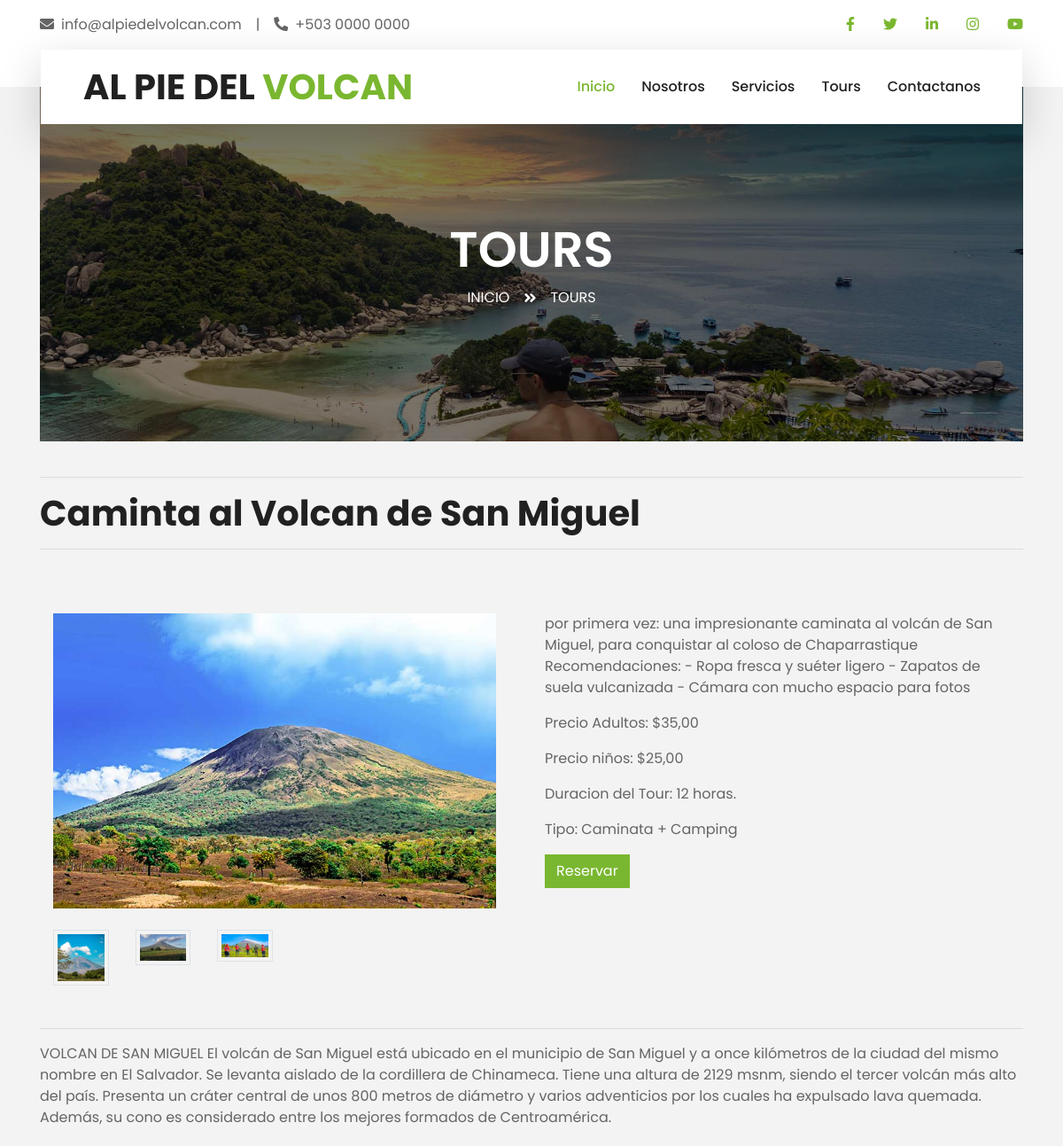
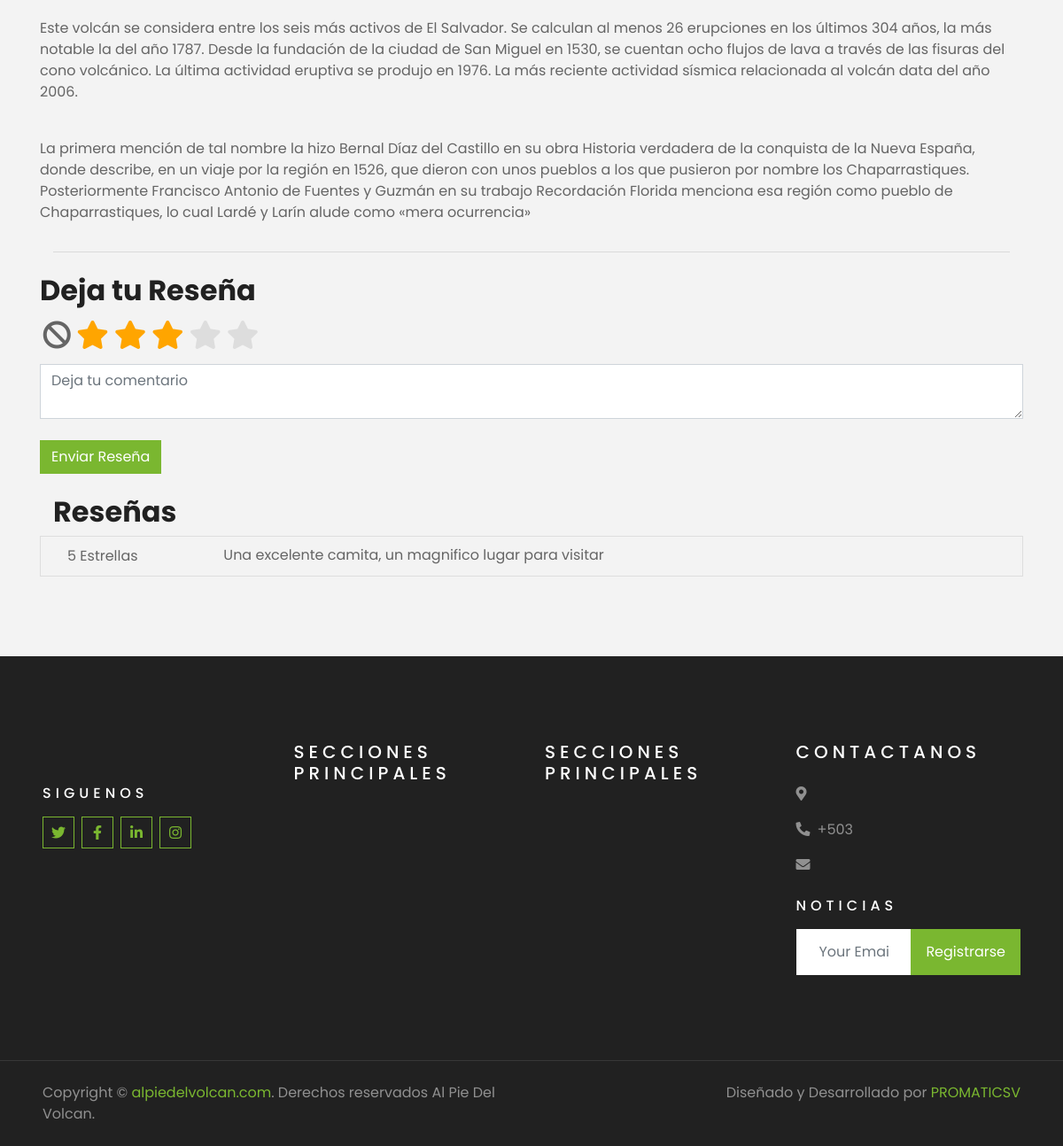
/tours/tour/1/, run on the app's committed database (2 pictures, top to bottom).
### Tours/models.py (models this page shows, shortened)
class Tour(models.Model):
    titulo = models.CharField(max_length=50, unique=True)
    descripcion = models.TextField()
    descripcion1 = models.TextField()
    descripcion2 = models.TextField()
    precio_adulto = models.DecimalField(max_digits=10, decimal_places=2)
    precio_nino = models.DecimalField(max_digits=10, decimal_places=2)
    duracion = models.PositiveIntegerField()
    iva = models.BooleanField(default=False)
    incluye_tour = models.TextField()
    imagen = models.ImageField(upload_to='tours')
    tipo_tour = models.ForeignKey(TipoTour, on_delete=models.SET_NULL, null=True, blank=True)
    imagenes = models.ManyToManyField('ImagenTour', related_name='tours')
    def obtener_imagen_principal(self):
        return self.imagen.url

class ImagenTour(models.Model):
    imagen = models.ImageField(upload_to='tours/%Y/%m/%d/')
    class Meta:
        verbose_name_plural = "Imágenes de Tours"

class TipoTour(models.Model):
    nombre = models.CharField(max_length=20)
    def __str__(self):
        return self.nombre

class Resena(models.Model):
    tour = models.ForeignKey(Tour, related_name='resenas', on_delete=models.CASCADE)
    estrellas = models.PositiveIntegerField()
    comentario = models.TextField()

### Tours/views.py (the view, shortened to what this page needs)
# urls.py: path('tour/<int:tour_id>/', views.tour_detail, name='tour_detail'),
def tour_detail(request, tour_id):
    tour = Tour.objects.get(pk=tour_id)
    resenas = Resena.objects.filter(tour=tour)
    imagenes = [tour.imagen] + list(tour.imagenes.all())
    return render(request, 'detail_tours.html', {'tour': tour, 'imagenes': imagenes, 'resenas': resenas})

### Tours/templates/detail_tours.html (shortened to what this page needs)
{% extends "base.html" %}
{% block content %}
<div class="container-fluid page-header">
    <div class="container">
        <div class="d-flex flex-column align-items-center justify-content-center" style="min-height: 400px">
            <h3 class="display-4 text-white text-uppercase">Tours</h3>
            <div class="d-inline-flex text-white">
                <p class="m-0 text-uppercase"><a class="text-white" href="">Inicio</a></p>
                <i class="fa fa-angle-double-right pt-1 px-3"></i>
                <p class="m-0 text-uppercase">Tours</p>
            </div>
        </div>
    </div>
</div>
<br>
<hr>
<h1>{{ tour.titulo }}</h1>
<hr>
<div class="container mt-5">
    <div class="row">
        <div class="col-md-6">
            <div class="mt-4">
                <img src="{{ tour.obtener_imagen_principal }}" alt="Imagen del Tour" class="img-fluid" id="imagen-principal" style="max-width: 500px;">
            </div>
            <div class="mt-4">
                <div class="row">
                    {% for imagen in tour.imagenes.all %}
                        <div class="col-2 mb-2">
                            <img src="{{ imagen.imagen.url }}" alt="Miniatura" class="img-thumbnail imagen-miniatura" data-imagen="{{ imagen.imagen.url }}" style="max-width: 100%;">
                        </div>
                    {% endfor %}
                </div>
            </div>
        </div>
        <div class="col-md-6">
            <div class="mt-4">
                <p>{{ tour.incluye_tour }}</p>
                <p>Precio Adultos: ${{ tour.precio_adulto }}</p>
                <p>Precio niños: ${{ tour.precio_nino }}</p>
                <p>Duracion del Tour: {{ tour.duracion }} horas.</p>
                <p>Tipo: {{ tour.tipo_tour }}</p>
                <a href="{% url 'reservar_tour' tour_id=tour.id %}" class="btn btn-primary">Reservar</a>
            </div>
        </div>
        <div class="mt-4">
            <hr>
            <p>{{ tour.descripcion }}</p>
            <br>
            <p>{{ tour.descripcion1 }}</p>
            <br>
            <p>{{ tour.descripcion2 }}</p>
        </div>
    </div>
    <hr>
</div>
<div class="mt-4">
    <h2>Deja tu Reseña</h2>
    <form method="post" action="{% url 'tour_detail' tour_id=tour.id %}">
        <div id="full-stars-example-two" class="rating-group">
        <div id="full-stars-example-two" class="rating-group">
              <label aria-label="No rating" class="rating__label" for="rating-none"><i class="rating__icon rating__icon--none fa fa-ban"></i></label>
              <label aria-label="1 star" class="rating__label" for="rating-1"><i class="rating__icon rating__icon--star fa fa-star"></i></label>
              <label aria-label="2 stars" class="rating__label" for="rating-2"><i class="rating__icon rating__icon--star fa fa-star"></i></label>
              <label aria-label="3 stars" class="rating__label" for="rating-3"><i class="rating__icon rating__icon--star fa fa-star"></i></label>
              <label aria-label="4 stars" class="rating__label" for="rating-4"><i class="rating__icon rating__icon--star fa fa-star"></i></label>
              <label aria-label="5 stars" class="rating__label" for="rating-5"><i class="rating__icon rating__icon--star fa fa-star"></i></label>
        </div>
        </div>
        <textarea name="comentario" class="form-control" placeholder="Deja tu comentario"></textarea>
        <br>
        <button type="submit" class="btn btn-primary">Enviar Reseña</button>
    </form>
</div>
<div class="container mt-4">
    <h2>Reseñas</h2>
    {% for resena in resenas %}
        <div class="reseña-container row">
            <div class="col-md-2">
                {{ resena.estrellas }} Estrellas
            </div>
            <div class="col-md-10 reseña-comentario">
                {{ resena.comentario }}
            </div>
        </div>
    {% endfor %}
</div>
{% endblock content %}

### Tours/templates/detail_tours.html (style rules this page uses)
#full-stars-example-two .rating-group { display: inline-flex; }
#full-stars-example-two .rating__icon { pointer-events: none; }
#full-stars-example-two .rating__label { cursor: pointer; padding: 0 0.1em; font-size: 2rem; }
#full-stars-example-two .rating__icon--star { color: orange; }
#full-stars-example-two .rating__input:checked ~ .rating__label .rating__icon--star { color: #ddd; }
.reseña-container { margin-bottom: 20px; border: 1px solid #ddd; padding: 10px; }
.reseña-comentario { font-size: 16px; line-height: 1.4; }

### data on the page
Tour: titulo "Caminta al Volcan de San Miguel", obtener_imagen_principal (picture), incluye_tour "por primera vez: una impresionante caminata al volcán de San Miguel, para conquistar al coloso de Chaparrastique Recomendaciones: - Ropa fresca y suéter ligero - Zapatos de suela vulcanizada - Cámara con mucho espacio para fotos", precio_adulto "35,00", precio_nino "25,00", duracion "12", tipo_tour "Caminata + Camping", descripcion "VOLCAN DE SAN MIGUEL El volcán de San Miguel está ubicado en el municipio de San Miguel y a once kilómetros de la ciudad del mismo nombre en El Salvador. Se levanta aislado de la cordillera de Chinameca. Tiene una altura de 2129 msnm, siendo el tercer volcán más alto del país. Presenta un cráter central de unos 800 metros de diámetro y varios adventicios por los cuales ha expulsado lava quemada. Además, su cono es considerado entre los mejores formados de Centroamérica.", descripcion1 "Este volcán se considera entre los seis más activos de El Salvador. Se calculan al menos 26 erupciones en los últimos 304 años, la más notable la del año 1787. Desde la fundación de la ciudad de San Miguel en 1530, se cuentan ocho flujos de lava a través de las fisuras del cono volcánico. La última actividad eruptiva se produjo en 1976. La más reciente actividad sísmica relacionada al volcán data del año 2006.", descripcion2 "La primera mención de tal nombre la hizo Bernal Díaz del Castillo en su obra Historia verdadera de la conquista de la Nueva España, donde describe, en un viaje por la región en 1526, que dieron con unos pueblos a los que pusieron por nombre los Chaparrastiques. Posteriormente Francisco Antonio de Fuentes y Guzmán en su trabajo Recordación Florida menciona esa región como pueblo de Chaparrastiques, lo cual Lardé y Larín alude como «mera ocurrencia»"
ImagenTour: imagen (picture)
ImagenTour: imagen (placeholder picture)
ImagenTour: imagen (picture)
Resena: estrellas "5", comentario "Una excelente camita, un magnifico lugar para visitar"
